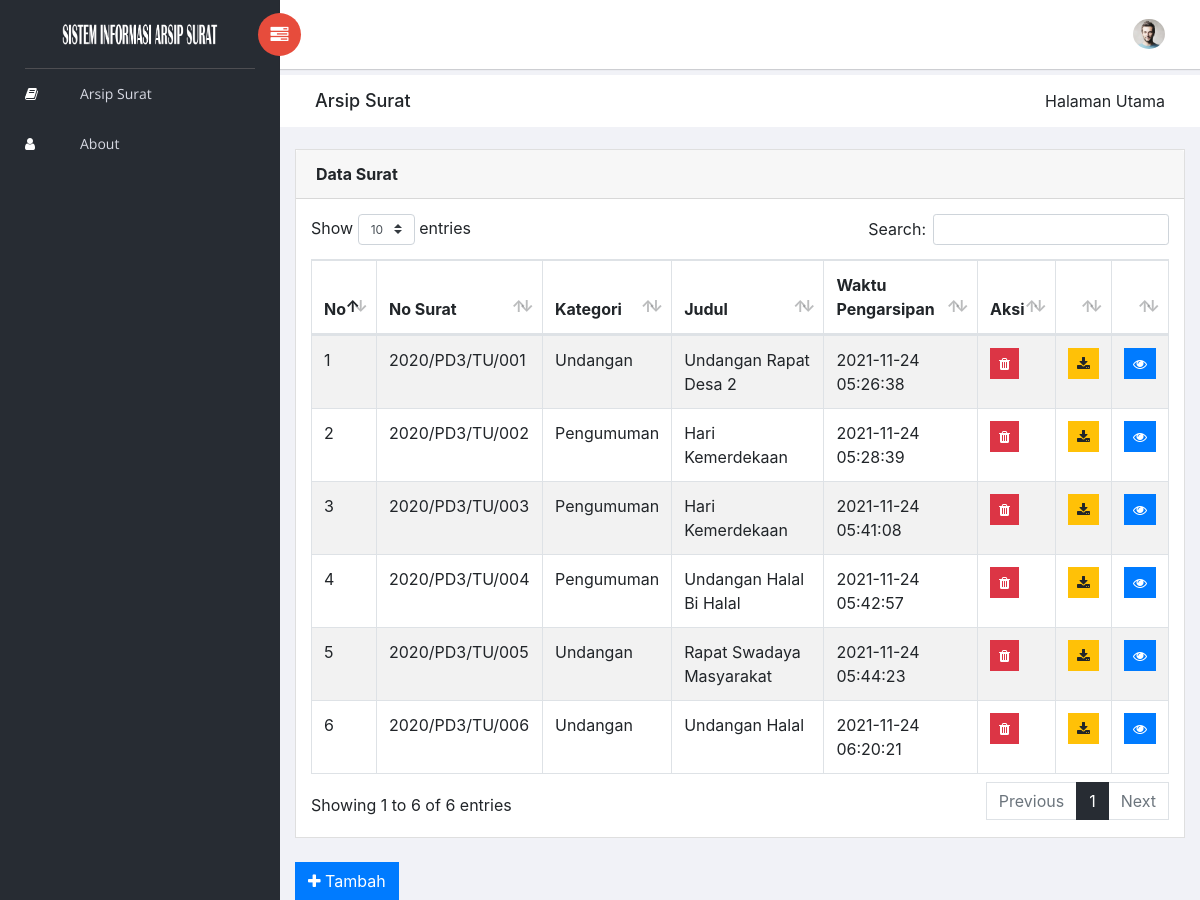
The page / on the database its author committed.
### tables this page shows
CREATE TABLE `surat` (
  `id` int(11) NOT NULL AUTO_INCREMENT,
  `no_surat` varchar(20) NOT NULL,
  `kategori` varchar(20) DEFAULT NULL,
  `judul` varchar(100) DEFAULT NULL,
  `waktu` datetime DEFAULT NULL,
  `namafile` varchar(200) DEFAULT NULL,
  PRIMARY KEY (`id`,`no_surat`)
);

### index.php (the view, shortened to what this page needs)
<?php
include('header.php');
?>
<div class="breadcrumbs">
    <div class="col-sm-4">
        <div class="page-header float-left">
            <div class="page-title">
                <h1>Arsip Surat</h1>
            </div>
        </div>
    </div>
    <div class="col-sm-8">
        <div class="page-header float-right">
            <div class="page-title">
                <ol class="breadcrumb text-right">
                    <li class="active">Halaman Utama</li>
                </ol>
            </div>
        </div>
    </div>
</div>
<body>
    <div class="content mt-3">
        <div class="animated fadeIn">
            <div class="row">
                <div class="col-md-12">
                    <div class="card">
                        <div class="card-header">
                            <strong class="card-title">Data Surat</strong>
                        </div>
                        <div class="card-body">
                            <table id="bootstrap-data-table-export" class="table table-striped table-bordered">
                                <thead>
                                    <tr>
                                        <th>No</th>
                                        <th>No Surat</th>
                                        <th>Kategori</th>
                                        <th>Judul</th>
                                        <th>Waktu Pengarsipan</th>
                                        <th>Aksi</th>
                                        <th></th>
                                        <th></th>
                                    </tr>
                                </thead>
                                <tbody>
                                <?php
                                    include "koneksi.php";
                                    $no=1;
                                    $ambildata = mysqli_query($koneksi, "select* from surat");
                                    while ($tampil = mysqli_fetch_array($ambildata)){?>
                                        <tr>
                                            <td><?php echo $no; ?></td>
                                            <td><?php echo $tampil['no_surat'] ?></td>
                                            <td><?php echo $tampil['kategori'] ?></td>
                                            <td><?php echo $tampil['judul'] ?></td>
                                            <td><?php echo $tampil['waktu'] ?></td>
                                            <td>    <a href="?id=<?php echo $tampil['id'] ?>" class="btn btn-danger btn-sm" onclick="return confirm('Yakin Hapus?')"><i class='fa fa-trash'></td>
                                            <td>    <a href="berkas/.<?php echo $tampil['namafile']?>" download class='btn btn-warning btn-sm'><i class='fa fa-download'></td>
                                            <td>    <a href="lihat-data-surat.php?id=<?php echo $tampil['id'] ?>" class='btn btn-primary btn-sm'><i class='fa fa-eye'>
                                            </td>
                                        </tr>
                                    <?php $no++;
                                } ?>
                                </tbody>
                            </table>
                        </div>
                    </div>
                </div>
            </div>
                <a href="tambah-data-surat.php" class="btn btn-primary"><i class="fa fa-plus"></i>&nbsp;Tambah</a>
</body>

### header.php (shortened to what this page needs)
<!doctype html>
<html class="no-js" lang="en">
<head>
    <link rel="stylesheet" href="template/vendors/bootstrap/dist/css/bootstrap.min.css">
    <link rel="stylesheet" href="template/vendors/font-awesome/css/font-awesome.min.css">
    <link rel="stylesheet" href="template/vendors/themify-icons/css/themify-icons.css">
    <link rel="stylesheet" href="template/vendors/flag-icon-css/css/flag-icon.min.css">
    <link rel="stylesheet" href="template/vendors/selectFX/css/cs-skin-elastic.css">
    <link rel="stylesheet" href="template/vendors/jqvmap/dist/jqvmap.min.css">
    <link rel="stylesheet" href="template/vendors/datatables.net-bs4/css/dataTables.bootstrap4.min.css">
    <link rel="stylesheet" href="template/vendors/datatables.net-buttons-bs4/css/buttons.bootstrap4.min.css">
    <link rel="stylesheet" href="template/assets/css/style.css">
    <link rel="stylesheet" href="template/assets/plugins/sweetalert2/sweetalert2.min.css">
</head>
<body>
    <aside id="left-panel" class="left-panel">
        <nav class="navbar navbar-expand-sm navbar-default">
            <div class="navbar-header">
                <a class="navbar-brand" href="./"><img src="template/images/logo3.png" alt="Logo"></a>
            </div>
            <div id="main-menu" class="main-menu collapse navbar-collapse">
                <ul class="nav navbar-nav">
                    <li class="active">
                        <a href="index.php"> <i class="menu-icon fa fa-book"></i>Arsip Surat </a>
                    </li>
                    <li class="active">
                        <a href="tentang.php"> <i class="menu-icon fa fa-user"></i>About </a>
                    </li>
                </ul>
            </div>
        </nav>
    </aside>
    <div id="right-panel" class="right-panel">
        <header id="header" class="header">
            <div class="header-menu">
                <div class="col-sm-7">
                    <a id="menuToggle" class="menutoggle pull-left"><i class="fa fa fa-tasks"></i></a>
                </div>
                <div class="col-sm-5">
                    <div class="user-area dropdown float-right">
                        <a href="#" class="dropdown-toggle" data-toggle="dropdown" aria-haspopup="true"
                            aria-expanded="false">
                            <img class="user-avatar rounded-circle" src="template/images/admin.jpg" alt="User Avatar">
                        </a>
                    </div>
                    <div class="language-select dropdown" id="language-select">
                        <a class="dropdown-toggle" href="#" data-toggle="dropdown" id="language" aria-haspopup="true"
                            aria-expanded="true">
                            <i class="flag-icon flag-icon-us"></i>
                        </a>
                    </div>
                </div>
            </div>
        </header>

### rows shown on the page
surat: no_surat "2020/PD3/TU/001", kategori "Undangan", judul "Undangan Rapat Desa 2", waktu "2021-11-24 05:26:38"
surat: no_surat "2020/PD3/TU/002", kategori "Pengumuman", judul "Hari Kemerdekaan", waktu "2021-11-24 05:28:39"
surat: no_surat "2020/PD3/TU/003", kategori "Pengumuman", judul "Hari Kemerdekaan", waktu "2021-11-24 05:41:08"
surat: no_surat "2020/PD3/TU/004", kategori "Pengumuman", judul "Undangan Halal Bi Halal", waktu "2021-11-24 05:42:57"
surat: no_surat "2020/PD3/TU/005", kategori "Undangan", judul "Rapat Swadaya Masyarakat", waktu "2021-11-24 05:44:23"
surat: no_surat "2020/PD3/TU/006", kategori "Undangan", judul "Undangan Halal", waktu "2021-11-24 06:20:21"
